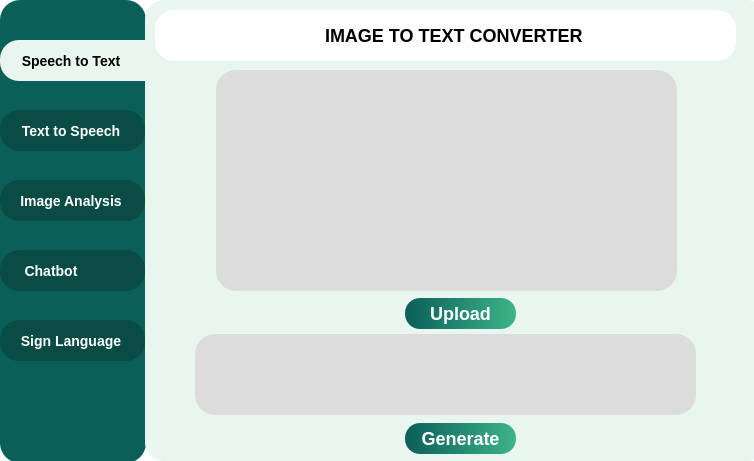
<?xml version="1.0" encoding="UTF-8"?>
<ui version="4.0">
 <class>Hackathon</class>
 <widget class="QWidget" name="Hackathon">
  <property name="geometry">
   <rect>
    <x>0</x>
    <y>0</y>
    <width>754</width>
    <height>461</height>
   </rect>
  </property>
  <property name="windowTitle">
   <string>Hackathon</string>
  </property>
  <property name="styleSheet">
   <string notr="true">background-color: #ffffff;

</string>
  </property>
  <widget class="QLabel" name="label">
   <property name="geometry">
    <rect>
     <x>0</x>
     <y>0</y>
     <width>146</width>
     <height>463</height>
    </rect>
   </property>
   <property name="styleSheet">
    <string notr="true">background-color: #0A5F59;
border-radius:20px;
</string>
   </property>
   <property name="text">
    <string/>
   </property>
  </widget>
  <widget class="QStackedWidget" name="stackedWidget">
   <property name="geometry">
    <rect>
     <x>145</x>
     <y>0</y>
     <width>621</width>
     <height>461</height>
    </rect>
   </property>
   <property name="styleSheet">
    <string notr="true">background-color: rgb(233, 246, 240);
border-radius: 20px;</string>
   </property>
   <property name="currentIndex">
    <number>0</number>
   </property>
   <widget class="QWidget" name="page">
    <widget class="QLabel" name="Photo">
     <property name="geometry">
      <rect>
       <x>71</x>
       <y>70</y>
       <width>461</width>
       <height>221</height>
      </rect>
     </property>
     <property name="styleSheet">
      <string notr="true">background-color: rgb(220, 220, 220);
border-radius: 20px; 
</string>
     </property>
     <property name="text">
      <string/>
     </property>
    </widget>
    <widget class="QPushButton" name="pushButton">
     <property name="geometry">
      <rect>
       <x>260</x>
       <y>298</y>
       <width>111</width>
       <height>31</height>
      </rect>
     </property>
     <property name="cursor">
      <cursorShape>PointingHandCursor</cursorShape>
     </property>
     <property name="styleSheet">
      <string notr="true">QLabel, QPushButton {
	background-color: qlineargradient(spread:pad, x1:0, y1:0, x2:1, y2:0, stop:0 #0A5F59, stop:1 #3EB489);
    color: white;
    border-radius: 15px;
    padding: 4px 4px;
    font-weight: 500;
    font-family: &quot;Roboto&quot;;
    font-size: 18px;
}

QLabel:hover, QPushButton:hover {
    background-color: #6BC75C;

}
</string>
     </property>
     <property name="text">
      <string>Upload</string>
     </property>
    </widget>
    <widget class="QPushButton" name="generate">
     <property name="geometry">
      <rect>
       <x>260</x>
       <y>423</y>
       <width>111</width>
       <height>31</height>
      </rect>
     </property>
     <property name="cursor">
      <cursorShape>PointingHandCursor</cursorShape>
     </property>
     <property name="styleSheet">
      <string notr="true">QLabel, QPushButton {
	background-color: qlineargradient(spread:pad, x1:0, y1:0, x2:1, y2:0, stop:0 #0A5F59, stop:1 #3EB489);
    color: white;
    border-radius: 15px;
    padding: 4px 4px;
    font-weight: 500;
    font-family: &quot;Roboto&quot;;
    font-size: 18px;
}

QLabel:hover, QPushButton:hover {
    background-color: #6BC75C;

}
</string>
     </property>
     <property name="text">
      <string>Generate</string>
     </property>
    </widget>
    <widget class="QLabel" name="label_12">
     <property name="geometry">
      <rect>
       <x>10</x>
       <y>10</y>
       <width>581</width>
       <height>51</height>
      </rect>
     </property>
     <property name="styleSheet">
      <string notr="true">QStackWidget,QLabel{
background-color: white;
border-radius: 19px;
font-weight: bold;
font-family: &quot;Roboto&quot;;
color: black;
font-size: 18px;
padding-left: 165px;
}</string>
     </property>
     <property name="text">
      <string>IMAGE TO TEXT CONVERTER</string>
     </property>
    </widget>
    <widget class="QTextEdit" name="description">
     <property name="geometry">
      <rect>
       <x>50</x>
       <y>334</y>
       <width>501</width>
       <height>81</height>
      </rect>
     </property>
     <property name="styleSheet">
      <string notr="true">background-color: rgb(220, 220, 220);
border-radius: 20px;
font-weight: bold;
font-size: 12px;
font-family: &quot;Poppins&quot;;
color: black;
padding-left: 10px;
padding-top: 8px;</string>
     </property>
     <property name="html">
      <string>&lt;!DOCTYPE HTML PUBLIC &quot;-//W3C//DTD HTML 4.0//EN&quot; &quot;http://www.w3.org/TR/REC-html40/strict.dtd&quot;&gt;
&lt;html&gt;&lt;head&gt;&lt;meta name=&quot;qrichtext&quot; content=&quot;1&quot; /&gt;&lt;meta charset=&quot;utf-8&quot; /&gt;&lt;style type=&quot;text/css&quot;&gt;
p, li { white-space: pre-wrap; }
hr { height: 1px; border-width: 0; }
li.unchecked::marker { content: &quot;\2610&quot;; }
li.checked::marker { content: &quot;\2612&quot;; }
&lt;/style&gt;&lt;/head&gt;&lt;body style=&quot; font-family:'Poppins'; font-size:12px; font-weight:700; font-style:normal;&quot;&gt;
&lt;p style=&quot;-qt-paragraph-type:empty; margin-top:0px; margin-bottom:0px; margin-left:0px; margin-right:0px; -qt-block-indent:0; text-indent:0px;&quot;&gt;&lt;br /&gt;&lt;/p&gt;&lt;/body&gt;&lt;/html&gt;</string>
     </property>
    </widget>
    <widget class="QLabel" name="error">
     <property name="geometry">
      <rect>
       <x>437</x>
       <y>294</y>
       <width>91</width>
       <height>20</height>
      </rect>
     </property>
     <property name="text">
      <string/>
     </property>
    </widget>
    <widget class="QPushButton" name="speaker">
     <property name="geometry">
      <rect>
       <x>510</x>
       <y>382</y>
       <width>30</width>
       <height>30</height>
      </rect>
     </property>
     <property name="cursor">
      <cursorShape>PointingHandCursor</cursorShape>
     </property>
     <property name="styleSheet">
      <string notr="true">border-radius: 5px;
background-image: url(:/Images/Speaker.png);
background-color: rgb(220, 220, 220);
</string>
     </property>
     <property name="text">
      <string/>
     </property>
    </widget>
   </widget>
   <widget class="QWidget" name="page_4">
    <widget class="QTextEdit" name="Textinput">
     <property name="geometry">
      <rect>
       <x>16</x>
       <y>80</y>
       <width>571</width>
       <height>231</height>
      </rect>
     </property>
     <property name="styleSheet">
      <string notr="true">QTextEdit {
    background-color: rgb(255, 255, 255);
    border-radius: 20px;
    font-family: &quot;Roboto&quot;;
    color: black;
    font-size: 18px;
    padding-left: 8px;
    padding-top: 10px;
}

</string>
     </property>
     <property name="placeholderText">
      <string> write text to start converting...</string>
     </property>
    </widget>
    <widget class="QPushButton" name="generatespeech">
     <property name="geometry">
      <rect>
       <x>230</x>
       <y>344</y>
       <width>151</width>
       <height>41</height>
      </rect>
     </property>
     <property name="cursor">
      <cursorShape>PointingHandCursor</cursorShape>
     </property>
     <property name="styleSheet">
      <string notr="true">QPushButton {
    background-color: rgb(41, 128, 185);
    color: white;
    border-radius: 15px;
    padding: 8px 8px;
    font-weight: 500;
    font-family: &quot;Roboto&quot;;
    font-size: 18px;
}

QPushButton:hover {
    background-color: rgb(33, 84, 163);
}
</string>
     </property>
     <property name="text">
      <string>Generate</string>
     </property>
    </widget>
    <widget class="QLabel" name="label_4">
     <property name="geometry">
      <rect>
       <x>10</x>
       <y>10</y>
       <width>581</width>
       <height>51</height>
      </rect>
     </property>
     <property name="styleSheet">
      <string notr="true">QStackWidget,QLabel{
background-color: white;
border-radius: 19px;
font-weight: bold;
font-family: &quot;Roboto&quot;;
color: black;
font-size: 18px;
padding-left: 165px;
}</string>
     </property>
     <property name="text">
      <string>TEXT  TO SPEECH TEXT CONVERTER</string>
     </property>
    </widget>
    <widget class="QLabel" name="noaudio">
     <property name="geometry">
      <rect>
       <x>450</x>
       <y>320</y>
       <width>131</width>
       <height>21</height>
      </rect>
     </property>
     <property name="text">
      <string/>
     </property>
    </widget>
   </widget>
   <widget class="QWidget" name="page_3">
    <widget class="QTextEdit" name="Result">
     <property name="geometry">
      <rect>
       <x>20</x>
       <y>100</y>
       <width>571</width>
       <height>231</height>
      </rect>
     </property>
     <property name="styleSheet">
      <string notr="true">QTextEdit {
    background-color: rgb(255, 255, 255);
    border-radius: 20px;
    font-family: &quot;Roboto&quot;;
    color: black;
    font-size: 18px;
    padding-left: 8px;
    padding-top: 10px;
}

</string>
     </property>
     <property name="readOnly">
      <bool>true</bool>
     </property>
     <property name="placeholderText">
      <string>Text will be generated here...</string>
     </property>
    </widget>
    <widget class="QLabel" name="mic">
     <property name="geometry">
      <rect>
       <x>220</x>
       <y>377</y>
       <width>20</width>
       <height>20</height>
      </rect>
     </property>
     <property name="styleSheet">
      <string notr="true">background-color: rgba(255, 255, 255, 0);</string>
     </property>
     <property name="text">
      <string/>
     </property>
    </widget>
    <widget class="QPushButton" name="GenerateText">
     <property name="geometry">
      <rect>
       <x>20</x>
       <y>360</y>
       <width>571</width>
       <height>51</height>
      </rect>
     </property>
     <property name="cursor">
      <cursorShape>PointingHandCursor</cursorShape>
     </property>
     <property name="styleSheet">
      <string notr="true">    background-color: rgb(255, 255, 255);
    border-radius: 20px;
    font-family: &quot;Roboto&quot;;
    color: black;
    font-size: 15px;
    padding-left: 80px;
    padding-top: 2px;</string>
     </property>
     <property name="text">
      <string>TAP TO START RECORDING...</string>
     </property>
    </widget>
    <widget class="QLabel" name="label_11">
     <property name="geometry">
      <rect>
       <x>10</x>
       <y>10</y>
       <width>581</width>
       <height>51</height>
      </rect>
     </property>
     <property name="styleSheet">
      <string notr="true">QStackWidget,QLabel{
background-color: white;
border-radius: 19px;
font-weight: bold;
font-family: &quot;Roboto&quot;;
color: black;
font-size: 18px;
padding-left: 170px;
}</string>
     </property>
     <property name="text">
      <string> SPEECH TO TEXT CONVERTER</string>
     </property>
    </widget>
    <zorder>Result</zorder>
    <zorder>GenerateText</zorder>
    <zorder>mic</zorder>
    <zorder>label_11</zorder>
   </widget>
   <widget class="QWidget" name="page_2">
    <widget class="QLabel" name="label_3">
     <property name="geometry">
      <rect>
       <x>10</x>
       <y>10</y>
       <width>581</width>
       <height>51</height>
      </rect>
     </property>
     <property name="styleSheet">
      <string notr="true">QStackWidget,QLabel{
background-color: white;
border-radius: 19px;
font-weight: bold;
font-family: &quot;Roboto&quot;;
color: black;
font-size: 18px;
padding-left: 235px;
}</string>
     </property>
     <property name="text">
      <string>AI Assisistant</string>
     </property>
    </widget>
    <widget class="QLabel" name="label_5">
     <property name="geometry">
      <rect>
       <x>55</x>
       <y>77</y>
       <width>176</width>
       <height>209</height>
      </rect>
     </property>
     <property name="styleSheet">
      <string notr="true">QStackWidget,QLabel{
background-color: white;
border-radius: 19px;
font-weight: light;
font-family: &quot;Poppins&quot;;
color: black;
font-size: 15px;
padding-left: 10px;
}</string>
     </property>
     <property name="text">
      <string/>
     </property>
    </widget>
    <widget class="QLabel" name="label_6">
     <property name="geometry">
      <rect>
       <x>342</x>
       <y>350</y>
       <width>241</width>
       <height>41</height>
      </rect>
     </property>
     <property name="styleSheet">
      <string notr="true">QStackWidget,QLabel{
background-color: white;
font-size: 12px;
font-family: &quot;Poppins&quot;;
color: black;
font-weight: semi-bold;
padding-up: 2px;
padding-left: 8px;
padding-right: 8px;
border-radius: 19px;
}</string>
     </property>
     <property name="text">
      <string>I feel stressed for a last couple of days.</string>
     </property>
    </widget>
    <widget class="QLabel" name="label_7">
     <property name="geometry">
      <rect>
       <x>50</x>
       <y>410</y>
       <width>510</width>
       <height>39</height>
      </rect>
     </property>
     <property name="styleSheet">
      <string notr="true">QStackWidget,QLabel{
background-color: white;
border-radius: 19px;
font-weight: light;
font-family: &quot;Poppins&quot;;
color: black;
font-size: 15px;
padding-left: 10px;
}</string>
     </property>
     <property name="text">
      <string>Write a comment...</string>
     </property>
    </widget>
    <widget class="QLabel" name="clock">
     <property name="geometry">
      <rect>
       <x>549</x>
       <y>25</y>
       <width>23</width>
       <height>23</height>
      </rect>
     </property>
     <property name="styleSheet">
      <string notr="true">background-color: rgba(255, 255, 255, 0);</string>
     </property>
     <property name="text">
      <string/>
     </property>
    </widget>
    <widget class="QLabel" name="profile">
     <property name="geometry">
      <rect>
       <x>30</x>
       <y>275</y>
       <width>28</width>
       <height>27</height>
      </rect>
     </property>
     <property name="styleSheet">
      <string notr="true">background-color: rgba(255, 255, 255, 0);</string>
     </property>
     <property name="text">
      <string/>
     </property>
    </widget>
    <widget class="QLabel" name="label_9">
     <property name="geometry">
      <rect>
       <x>63</x>
       <y>89</y>
       <width>161</width>
       <height>131</height>
      </rect>
     </property>
     <property name="styleSheet">
      <string notr="true">QStackWidget,QLabel{
background-color: white;
font-size: 11px;
font-family: &quot;Poppins&quot;;
color: black;
padding-up: 2px;
}</string>
     </property>
     <property name="text">
      <string>Don’t hesitate to let me know
about emotions, thoughts, or
any obstacles your dealing 
with right now.Write a message
or choose one of the topics 
below to get started.
</string>
     </property>
    </widget>
    <widget class="QLabel" name="label_10">
     <property name="geometry">
      <rect>
       <x>63</x>
       <y>88</y>
       <width>166</width>
       <height>20</height>
      </rect>
     </property>
     <property name="styleSheet">
      <string notr="true">QStackWidget,QLabel{
background-color: white;
font-weight: bold;
font-size: 11px;
font-family: &quot;Poppins&quot;;
color: black;
padding-up: 2px;
}</string>
     </property>
     <property name="text">
      <string>Hi! How can i help you today?</string>
     </property>
    </widget>
    <widget class="QPushButton" name="pushButton_2">
     <property name="geometry">
      <rect>
       <x>70</x>
       <y>200</y>
       <width>150</width>
       <height>31</height>
      </rect>
     </property>
     <property name="cursor">
      <cursorShape>PointingHandCursor</cursorShape>
     </property>
     <property name="styleSheet">
      <string notr="true">QLabel, QPushButton {
    background-color: rgb(134, 249, 115);
    font-weight: bold;
    font-family: &quot;Roboto&quot;;
    font-size: 12px;
    border-radius :15px;
}

QLabel:hover, QPushButton:hover {
    background-color: #6BC75C;

}
</string>
     </property>
     <property name="text">
      <string>Manage Anxiety</string>
     </property>
    </widget>
    <widget class="QPushButton" name="pushButton_3">
     <property name="geometry">
      <rect>
       <x>70</x>
       <y>240</y>
       <width>151</width>
       <height>31</height>
      </rect>
     </property>
     <property name="cursor">
      <cursorShape>PointingHandCursor</cursorShape>
     </property>
     <property name="styleSheet">
      <string notr="true">QLabel, QPushButton {
	background-color: rgb(134, 249, 115);
    font-weight: bold;
    font-family: &quot;Roboto&quot;;
    font-size: 11px;
    border-radius :15px;
}

QLabel:hover, QPushButton:hover {
    background-color: #6BC75C;

}
</string>
     </property>
     <property name="text">
      <string>Stop negative self-talk</string>
     </property>
    </widget>
   </widget>
   <widget class="QWidget" name="page_5">
    <widget class="QLabel" name="label_8">
     <property name="geometry">
      <rect>
       <x>10</x>
       <y>10</y>
       <width>581</width>
       <height>51</height>
      </rect>
     </property>
     <property name="styleSheet">
      <string notr="true">QStackWidget,QLabel{
background-color: white;
border-radius: 19px;
font-weight: bold;
font-family: &quot;Roboto&quot;;
color: black;
font-size: 18px;
padding-left: 230px;
}</string>
     </property>
     <property name="text">
      <string>Sign Language</string>
     </property>
    </widget>
    <widget class="QLabel" name="languagephoto">
     <property name="geometry">
      <rect>
       <x>110</x>
       <y>76</y>
       <width>382</width>
       <height>376</height>
      </rect>
     </property>
     <property name="styleSheet">
      <string notr="true">border-radius: 0px;</string>
     </property>
     <property name="text">
      <string/>
     </property>
    </widget>
    <widget class="QLabel" name="languagephoto_2">
     <property name="geometry">
      <rect>
       <x>100</x>
       <y>71</y>
       <width>402</width>
       <height>388</height>
      </rect>
     </property>
     <property name="styleSheet">
      <string notr="true">border: 2px solid black;
background-color: rgb(255, 255, 255);</string>
     </property>
     <property name="text">
      <string/>
     </property>
    </widget>
    <zorder>label_8</zorder>
    <zorder>languagephoto_2</zorder>
    <zorder>languagephoto</zorder>
   </widget>
  </widget>
  <widget class="QPushButton" name="text">
   <property name="geometry">
    <rect>
     <x>0</x>
     <y>110</y>
     <width>145</width>
     <height>41</height>
    </rect>
   </property>
   <property name="cursor">
    <cursorShape>PointingHandCursor</cursorShape>
   </property>
   <property name="styleSheet">
    <string notr="true">QPushButton {
    border-radius: 19px;
    background-color: #084C45;
    color: white;
    font: bold 14px;
padding-left: 7px;
padding-right: 10px;
  padding-up: 3px;
}

QPushButton:hover {
    background-color: #063D37;
}

QPushButton:checked {
    color: black;
    background-color: rgb(233, 246, 240);
    border-top-right-radius: 0px;
    border-bottom-right-radius: 0px;
}
</string>
   </property>
   <property name="text">
    <string>Text to Speech</string>
   </property>
   <property name="checkable">
    <bool>true</bool>
   </property>
   <property name="checked">
    <bool>false</bool>
   </property>
   <property name="autoExclusive">
    <bool>true</bool>
   </property>
  </widget>
  <widget class="QPushButton" name="speech">
   <property name="geometry">
    <rect>
     <x>0</x>
     <y>40</y>
     <width>145</width>
     <height>41</height>
    </rect>
   </property>
   <property name="cursor">
    <cursorShape>PointingHandCursor</cursorShape>
   </property>
   <property name="styleSheet">
    <string notr="true">QPushButton {
    border-radius: 19px;
    background-color: #084C45;
    color: white;
    font: bold 14px;
padding-left: 7px;
padding-right: 10px;
  padding-up: 3px;
}

QPushButton:hover {
    background-color: #063D37;
}

QPushButton:checked {
    color: black;
    background-color: rgb(233, 246, 240);
    border-top-right-radius: 0px;
    border-bottom-right-radius: 0px;
}
</string>
   </property>
   <property name="text">
    <string>Speech to Text</string>
   </property>
   <property name="icon">
    <iconset resource="ALLIMAGES.qrc">
     <normaloff>:/new/prefix1/Images/Chatbot.png</normaloff>:/new/prefix1/Images/Chatbot.png</iconset>
   </property>
   <property name="checkable">
    <bool>true</bool>
   </property>
   <property name="checked">
    <bool>true</bool>
   </property>
   <property name="autoExclusive">
    <bool>true</bool>
   </property>
  </widget>
  <widget class="QPushButton" name="imageana">
   <property name="geometry">
    <rect>
     <x>0</x>
     <y>180</y>
     <width>145</width>
     <height>41</height>
    </rect>
   </property>
   <property name="cursor">
    <cursorShape>PointingHandCursor</cursorShape>
   </property>
   <property name="styleSheet">
    <string notr="true">QPushButton {
    border-radius: 19px;
    background-color: #084C45;
    color: white;
    font: bold 14px;
padding-left: 7px;
padding-right: 10px;
  padding-up: 3px;
}

QPushButton:hover {
    background-color: #063D37;
}

QPushButton:checked {
    color: black;
    background-color: rgb(233, 246, 240);
    border-top-right-radius: 0px;
    border-bottom-right-radius: 0px;
}
</string>
   </property>
   <property name="text">
    <string>Image Analysis</string>
   </property>
   <property name="icon">
    <iconset resource="Resources.qrc">
     <normaloff>:/new/prefix1/Images/Image Analysis.png</normaloff>:/new/prefix1/Images/Image Analysis.png</iconset>
   </property>
   <property name="checkable">
    <bool>true</bool>
   </property>
   <property name="autoExclusive">
    <bool>true</bool>
   </property>
  </widget>
  <widget class="QPushButton" name="chatbot">
   <property name="geometry">
    <rect>
     <x>0</x>
     <y>250</y>
     <width>145</width>
     <height>41</height>
    </rect>
   </property>
   <property name="cursor">
    <cursorShape>PointingHandCursor</cursorShape>
   </property>
   <property name="styleSheet">
    <string notr="true">QPushButton {
    border-radius: 19px;
    background-color: #084C45;
    color: white;
    font: bold 14px;
padding-left: 7px;
padding-right: 50px;
  padding-up: 3px;
}

QPushButton:hover {
    background-color: #063D37;
}

QPushButton:checked {
    color: black;
    background-color: rgb(233, 246, 240);
    border-top-right-radius: 0px;
    border-bottom-right-radius: 0px;
}
</string>
   </property>
   <property name="text">
    <string>Chatbot</string>
   </property>
   <property name="checkable">
    <bool>true</bool>
   </property>
   <property name="autoExclusive">
    <bool>true</bool>
   </property>
  </widget>
  <widget class="QPushButton" name="signlanguage">
   <property name="geometry">
    <rect>
     <x>0</x>
     <y>320</y>
     <width>145</width>
     <height>41</height>
    </rect>
   </property>
   <property name="cursor">
    <cursorShape>PointingHandCursor</cursorShape>
   </property>
   <property name="styleSheet">
    <string notr="true">QPushButton {
    border-radius: 19px;
    background-color: #084C45;
    color: white;
    font: bold 14px;
padding-left: 7px;
padding-right: 10px;
  padding-up: 3px;
}

QPushButton:hover {
    background-color: #063D37;
}

QPushButton:checked {
    color: black;
    background-color: rgb(233, 246, 240);
    border-top-right-radius: 0px;
    border-bottom-right-radius: 0px;
}
</string>
   </property>
   <property name="text">
    <string>Sign Language</string>
   </property>
   <property name="checkable">
    <bool>true</bool>
   </property>
   <property name="autoExclusive">
    <bool>true</bool>
   </property>
  </widget>
 </widget>
 <resources>
  <include location="ALLIMAGES.qrc"/>
  <include location="Resources.qrc"/>
 </resources>
 <connections/>
</ui>
